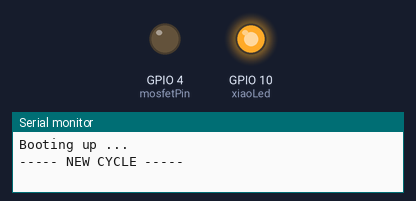
Bench run of a sketch on a simulated Seeed XIAO ESP32-C3. Shown: output pins drawn as LEDs (lit = HIGH), the last lines printed to the serial monitor. At 3.0 s the program puts the board to deep sleep or switches it off; the recording ends there.

Above: at 0.1 s.
At 1.1 s:
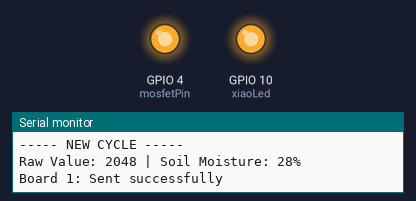
Timing chart, 0 to 2.6 s (numbered marks = the images above):
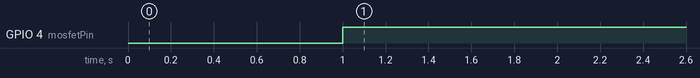

Measured:
- by itself, GPIO 4 (mosfetPin): LOW → HIGH at 1.0 s

The sketch:

V6_Sensor1.ino
```cpp
/*
 * SENDER CODE (Seeed XIAO ESP32C3)
 * 1. Reads simulated sensor data
 * 2. Sends data to the Hub via ESP-NOW
 * 3. Uses random delay to prevent collisions
 */
#include <esp_now.h>
#include <WiFi.h>

// --- CONFIGURATION: CHANGE THIS FOR EACH BOARD (1, 2, 3, 4) ---
#define BOARD_ID 1

// REPLACE WITH YOUR FREENOVE HUB'S MAC ADDRESS
// EC:E3:34:A3:4F:68
uint8_t broadcastAddress[] = {0xEC, 0xE3, 0x34, 0xA3, 0x4F, 0x68};

// Structure must match the Receiver exactly
typedef struct struct_message {
  int id;
  float temp; // not using this
  float hum; // not using this
  int battery; // not using this
  float batteryVoltage; // not using this
  int moistureRaw;
  int soilmoisture;
} struct_message;

struct_message myData;
esp_now_peer_info_t peerInfo;

// Callback: verifies if data was sent successfully
void OnDataSent(const uint8_t *mac_addr, esp_now_send_status_t status) {
  // Optional: You can add an LED blink here on success
}

const int mosfetPin = A2;
const int batteryPin = A0;
const int sensorPin = A1;
const int xiaoLed = 10; // The built-in LED on XIAO ESP32-C3 is pin 10

void setup() {
  Serial.begin(115200);
  Serial.println("Booting up ...");

  // Set device as a Wi-Fi Station
  WiFi.mode(WIFI_STA);

  // Init ESP-NOW
  if (esp_now_init() != ESP_OK) {
    Serial.println("Error initializing ESP-NOW");
    return;
  }

  pinMode(mosfetPin, OUTPUT);
  pinMode(xiaoLed, OUTPUT); // Tell the XIAO we want to use the LED

  digitalWrite(mosfetPin, HIGH); // Sensor OFF
  digitalWrite(xiaoLed, HIGH);   // LED OFF (XIAO LED is active LOW)

  analogReadResolution(12);

  // Register the Send Callback
  esp_now_register_send_cb((esp_now_send_cb_t)OnDataSent);
  // Register peer (The Hub)
  memcpy(peerInfo.peer_addr, broadcastAddress, 6);
  peerInfo.channel = 0;
  peerInfo.encrypt = false;

  // Add peer
  if (esp_now_add_peer(&peerInfo) != ESP_OK){
    Serial.println("Failed to add peer");
    return;
  }
}

void loop() {
  // 1. Prepare data (Replace these with actual sensor reads later)
  //myData.id = BOARD_ID;
  //myData.temp = random(200, 350) / 10.0; // Simulated Temp: 20.0 - 35.0 C
  //myData.hum = random(40, 80);           // Simulated Humidity
  //myData.battery = random(0, 100);       // Simulated Battery %

  Serial.println("----- NEW CYCLE -----");

  // 2. battery reading
  // Double check the equationi
  int battRaw = analogRead(batteryPin);
  float battVoltage = battRaw * (3.3 / 4095.0) * 3.05;

  // (4.2V: 100%, 3.3V: 0%)
  int batteryPct = (int)((battVoltage - 3.3) / (4.2 - 3.3) * 100.0);
  if (batteryPct > 100) batteryPct = 100;
  if (batteryPct < 0) batteryPct = 0;

  // 3. sensor on
  digitalWrite(mosfetPin, LOW);
  delay(1000);

  // 4. read moisture data
  int moistureRaw = analogRead(sensorPin);
  float x = (float)moistureRaw;
  float y = (-0.0992*x) + 231.4;
  int soilmoisture = (int)y;

  //replace with calibration equation
//float x = (float)moistureRaw;
//float y = (-0.00002 * x * x) - (0.0555 * x) + 55.059;

//int soilmoisture = (int)y;

  if (soilmoisture > 100) soilmoisture = 100;
  if (soilmoisture < 0) soilmoisture = 0;

Serial.print("Raw Value: ");
Serial.print(moistureRaw);
Serial.print(" | Soil Moisture: ");
Serial.print(soilmoisture);
Serial.println("%");

  // 5. sensor off
  digitalWrite(mosfetPin, HIGH);

  // 6. put value
  myData.id = BOARD_ID;
  myData.battery = batteryPct;
  myData.batteryVoltage = battVoltage;
  myData.moistureRaw = moistureRaw;
  myData.soilmoisture = soilmoisture;

  // 7. Send message via ESP-NOW
  esp_err_t result = esp_now_send(broadcastAddress, (uint8_t *) &myData, sizeof(myData));

  if (result == ESP_OK) {
    Serial.printf("Board %d: Sent successfully\n", BOARD_ID);
  } else {
    Serial.println("Error sending the data");
  }

  // CHANGE MADE
  // Deep Sleep Mode
  // 8. CRITICAL: Wait for transmission to finish before cutting power
 delay(2000);

 // 9. GO TO SLEEP
  Serial.println("Going to sleep for 1 hour...");

  // 60 seconds * 60,000,000 microseconds
  // uint64_t sleep_duration = 60 * 1,000,000;
  uint64_t sleep_duration = 30000000;
  esp_sleep_enable_timer_wakeup(sleep_duration);
  esp_deep_sleep_start();
}
```
